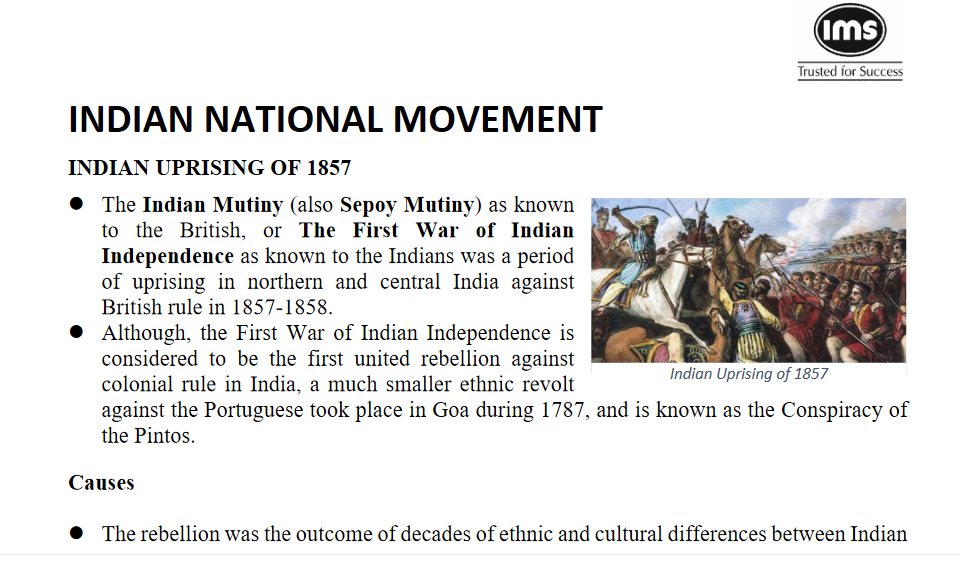
#> input picture test.PNG, 960 x 561 px, found by its file name
$ python ocr.py
#> lines starting #> are read from the running program, lines starting #| are printed output that depends on the picture; after the words box and inside, x2 and y2 are one past the last pixel; in counts of white or black regions, pixels touching at a corner belong together
#> in test, test_img is the input picture: shape (561, 960, 4); mean R, G, B, A 228.3, 227.4, 226.9, 255
import pytesseract
#pytesseract.pytesseract.tesseract_cmd = "tesseract/tesseract.exe"
import cv2
from PIL import Image
import numpy as np
class TextScanner():
    def __init__(self):
        pass

    def pre_process(self, image):
        self.grayscale = cv2.cvtColor(image, cv2.COLOR_RGB2GRAY)
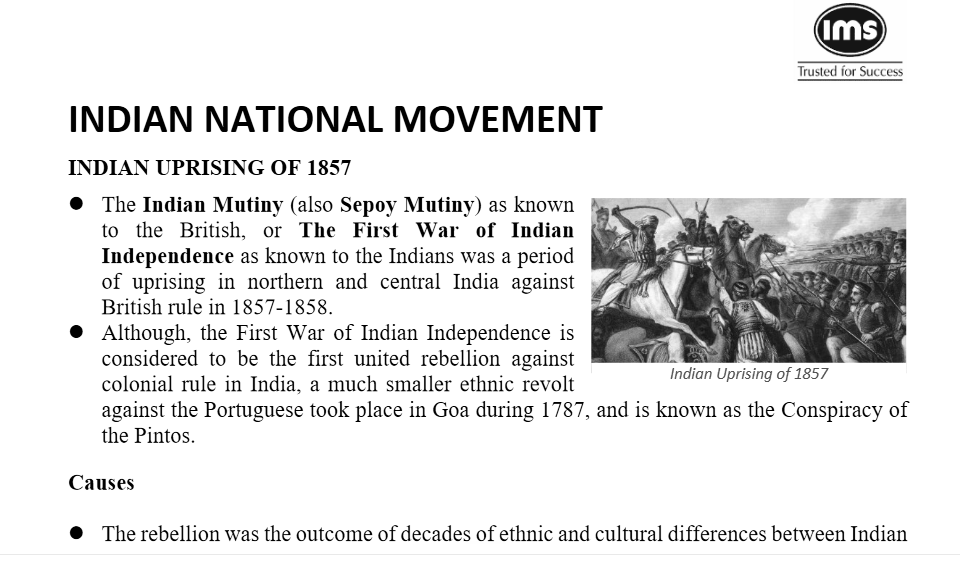
#> self.grayscale: shape (561, 960); min 0, max 255, mean 227.6
        self.denoised = cv2.medianBlur(self.grayscale,1)
        self.thresholded = cv2.threshold(self.denoised, 0,255,cv2.THRESH_BINARY + cv2.THRESH_OTSU)[1]
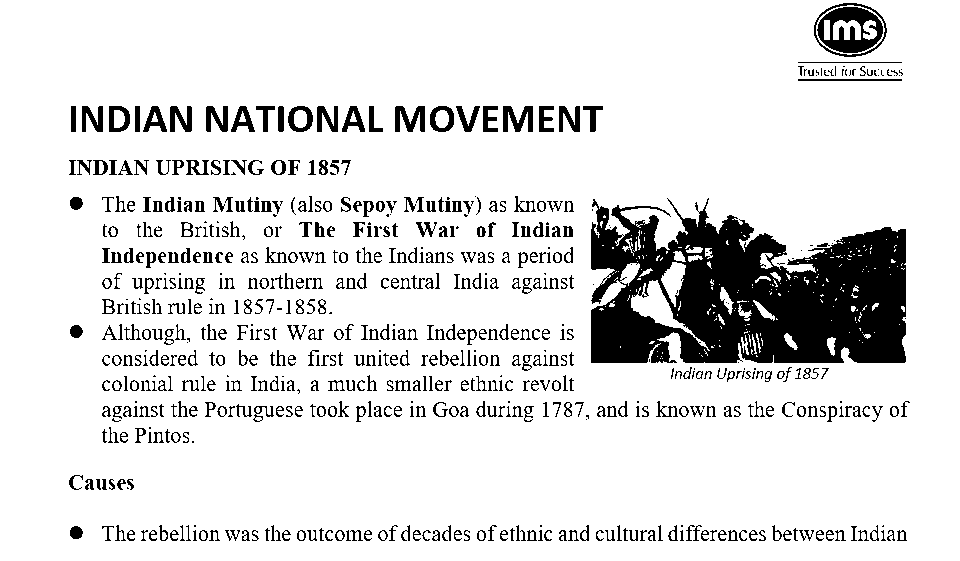
#> self.thresholded: shape (561, 960); 87.4% white; 656 black regions (124 under 20 px), largest, box (x1, y1, x2, y2) and area: (591, 198, 906, 363) 35049, (817, 7, 883, 53) 1667, (503, 106, 533, 132) 491
        return self.thresholded

    def image_to_text(self, image):
        return pytesseract.image_to_string(image)


def test():
    test_img = np.array(Image.open("test.png"))
    scanner = TextScanner()
    processed = scanner.pre_process(test_img)
    cv2.imshow("image", processed)
    cv2.waitKey(0)
    print(scanner.image_to_text(scanner.thresholded))
#> (the call stopped at in image_to_text, `return pytesseract.image_to_string(image)`: pytesseract is not available in this run)

if __name__ == '__main__':
    test()
